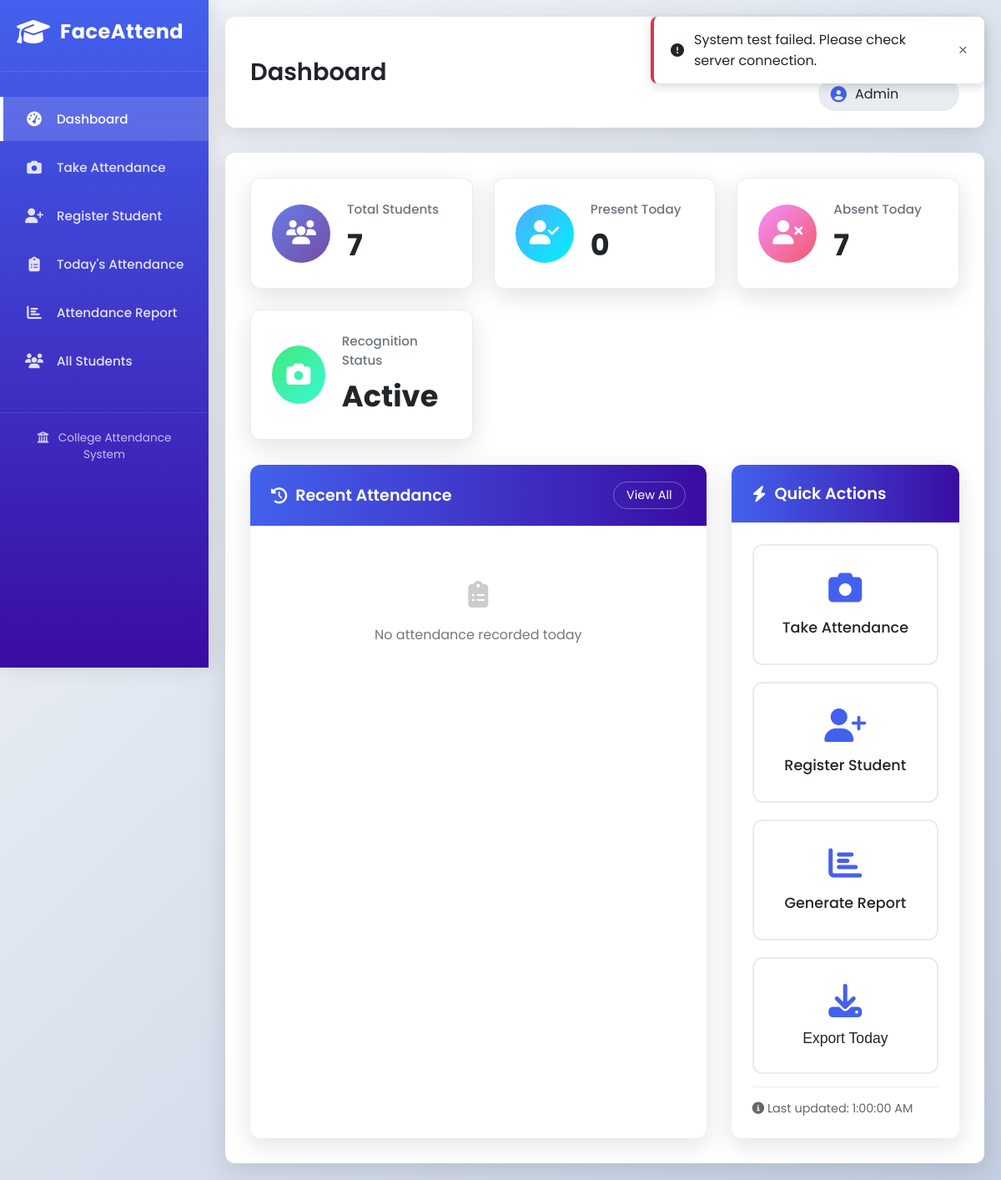
Page /dashboard on the earlier database version.
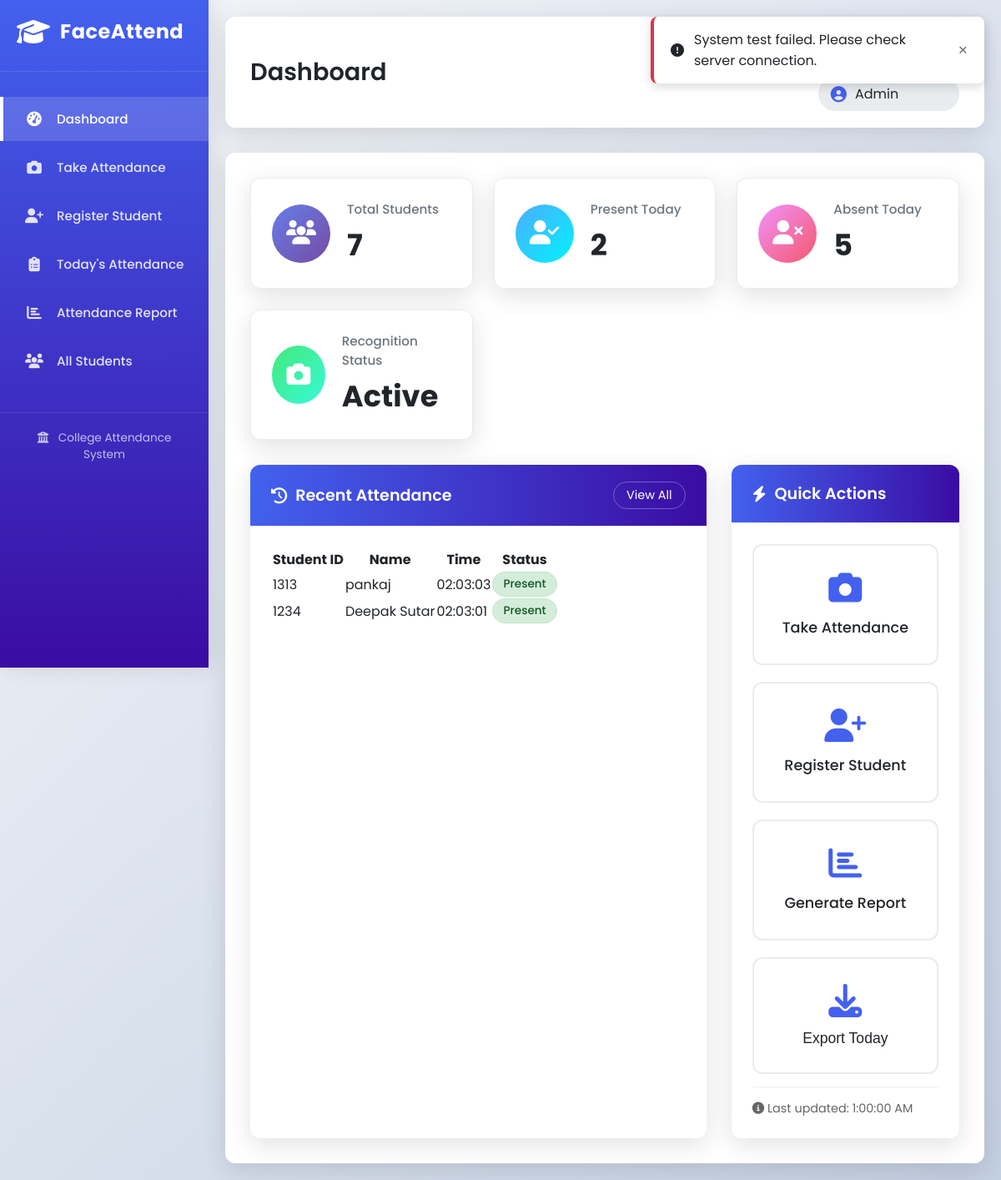
Same page on the later database version.
### tables this page shows
CREATE TABLE attendance (
        id INTEGER PRIMARY KEY AUTOINCREMENT,
        student_id TEXT NOT NULL,
        name TEXT NOT NULL,
        date DATE NOT NULL,
        time TIME NOT NULL,
        status TEXT DEFAULT 'Present',
        FOREIGN KEY (student_id) REFERENCES students (student_id)
    );

### main.py (the view)
@app.get("/dashboard", response_class=HTMLResponse)
async def dashboard(request: Request):
    today_attendance = get_today_attendance()
    total_students = len(get_all_students())
    present_today = len(today_attendance)
    return templates.TemplateResponse("index.html", {
        "request": request,
        "page": "dashboard",
        "page_title": "Dashboard",
        "today_attendance": today_attendance,
        "total_students": total_students,
        "present_today": present_today
    })

### templates/index.html (shortened to what this page needs)
<!DOCTYPE html>
<html lang="en">
<head>
    <link rel="stylesheet" href="/static/style.css">
    <link rel="stylesheet" href="https://cdnjs.cloudflare.com/ajax/libs/font-awesome/6.4.0/css/all.min.css">
</head>
<body>
    <div class="container">
        <nav class="sidebar">
            <div class="logo">
                <i class="fas fa-graduation-cap"></i>
                <h2>FaceAttend</h2>
            </div>
            <ul class="nav-links">
                <li>
                    <a href="/dashboard" class="{{ 'active' if page == 'dashboard' else '' }}">
                        <i class="fas fa-tachometer-alt"></i>
                        <span>Dashboard</span>
                    </a>
                </li>
                <li>
                    <a href="/recognize" class="{{ 'active' if page == 'recognize' else '' }}">
                        <i class="fas fa-camera"></i>
                        <span>Take Attendance</span>
                    </a>
                </li>
                <li>
                    <a href="/register" class="{{ 'active' if page == 'register' else '' }}">
                        <i class="fas fa-user-plus"></i>
                        <span>Register Student</span>
                    </a>
                </li>
                <li>
                    <a href="/attendance" class="{{ 'active' if page == 'attendance' else '' }}">
                        <i class="fas fa-clipboard-list"></i>
                        <span>Today's Attendance</span>
                    </a>
                </li>
                <li>
                    <a href="/report" class="{{ 'active' if page == 'report' else '' }}">
                        <i class="fas fa-chart-bar"></i>
                        <span>Attendance Report</span>
                    </a>
                </li>
                <li>
                    <a href="/students" class="{{ 'active' if page == 'students' else '' }}">
                        <i class="fas fa-users"></i>
                        <span>All Students</span>
                    </a>
                </li>
            </ul>
            <div class="footer-info">
                <p><i class="fas fa-university"></i> College Attendance System</p>
            </div>
        </nav>
        <main class="main-content">
            <header class="top-bar">
                <div class="header-title">
                    <h1>{{ page_title if page_title else page|title }}</h1>
                </div>
                <div class="header-actions">
                    <div class="date-time">
                        <span id="current-date"></span>
                        <span id="current-time"></span>
                    </div>
                    <div class="user-profile">
                        <i class="fas fa-user-circle"></i>
                        <span>Admin</span>
                    </div>
                </div>
            </header>
            <div class="content-area">
                {% if page == 'dashboard' %}
                <div class="dashboard">
                    <div class="stats-cards">
                        <div class="stat-card total-students">
                            <div class="stat-icon">
                                <i class="fas fa-users"></i>
                            </div>
                            <div class="stat-info">
                                <h3>Total Students</h3>
                                <h2>{{ total_students }}</h2>
                            </div>
                        </div>
                        <div class="stat-card present-today">
                            <div class="stat-icon">
                                <i class="fas fa-user-check"></i>
                            </div>
                            <div class="stat-info">
                                <h3>Present Today</h3>
                                <h2>{{ present_today }}</h2>
                            </div>
                        </div>
                        <div class="stat-card absent-today">
                            <div class="stat-icon">
                                <i class="fas fa-user-times"></i>
                            </div>
                            <div class="stat-info">
                                <h3>Absent Today</h3>
                                <h2>{{ total_students - present_today }}</h2>
                            </div>
                        </div>
                        <div class="stat-card recognition">
                            <div class="stat-icon">
                                <i class="fas fa-camera"></i>
                            </div>
                            <div class="stat-info">
                                <h3>Recognition Status</h3>
                                <h2 class="status-active">Active</h2>
                            </div>
                        </div>
                    </div>
                    <div class="dashboard-grid">
                        <div class="card recent-attendance">
                            <div class="card-header">
                                <h3><i class="fas fa-history"></i> Recent Attendance</h3>
                                <a href="/attendance" class="view-all">View All</a>
                            </div>
                            <div class="card-body">
                                {% if today_attendance %}
                                <div class="table-container">
                                    <table>
                                        <thead>
                                            <tr>
                                                <th>Student ID</th>
                                                <th>Name</th>
                                                <th>Time</th>
                                                <th>Status</th>
                                            </tr>
                                        </thead>
                                        <tbody>
                                            {% for record in today_attendance[:5] %}
                                            <tr>
                                                <td>{{ record['student_id'] }}</td>
                                                <td>{{ record['name'] }}</td>
                                                <td>{{ record['time'] }}</td>
                                                <td><span class="status-badge status-present">Present</span></td>
                                            </tr>
                                            {% endfor %}
                                        </tbody>
                                    </table>
                                </div>
                                {% else %}
                                <div class="no-data">
                                    <i class="fas fa-clipboard-list fa-2x"></i>
                                    <p>No attendance recorded today</p>
                                </div>
                                {% endif %}
                            </div>
                        </div>
                        <div class="card quick-actions">
                            <div class="card-header">
                                <h3><i class="fas fa-bolt"></i> Quick Actions</h3>
                            </div>
                            <div class="card-body">
                                <div class="action-buttons">
                                    <a href="/recognize" class="action-btn take-attendance">
                                        <i class="fas fa-camera"></i>
                                        <span>Take Attendance</span>
                                    </a>
                                    <a href="/register" class="action-btn register-student">
                                        <i class="fas fa-user-plus"></i>
                                        <span>Register Student</span>
                                    </a>
                                    <a href="/report" class="action-btn generate-report">
                                        <i class="fas fa-chart-bar"></i>
                                        <span>Generate Report</span>
                                    </a>
                                    <button onclick="exportTodayAttendance()" class="action-btn export-data">
                                        <i class="fas fa-download"></i>
                                        <span>Export Today</span>
                                    </button>
                                </div>
                                <div class="system-info">
                                    <p><i class="fas fa-info-circle"></i> Last updated: <span id="last-updated">--:--:--</span></p>
                                </div>
                            </div>
                        </div>
                    </div>
                </div>
                {% endif %}
            </div>
        </main>
    </div>
</body>
</html>

Differences in the rows shown:
added attendance: student_id "1313", name "pankaj", time "02:03:03"
added attendance: student_id "1234", name "Deepak Sutar", time "02:03:01"
Other differences:
{{ present_today }}: "0" → "2"
{{ total_students - present_today }}: "7" → "5"
text no longer shown: "No attendance recorded today"
text now shown: "Student ID Name Time Status"
